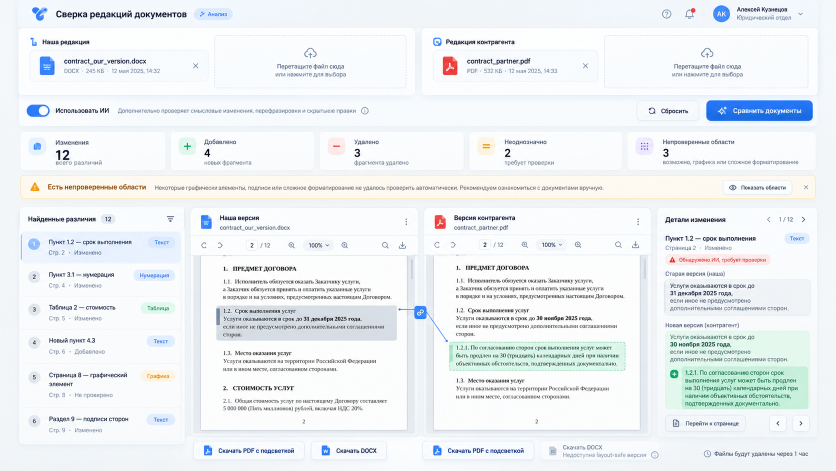
#> input picture renders/Сверка редакций документов_ юридический анализ.png, 1672 x 941 px (shown at 1/2 size)
$ python -i ocr.py   (imports and definitions only)
#> lines starting #> are read from the running program, lines starting #| are printed output that depends on the picture
#> further down, picture is the input picture: PIL image 1672x941 RGB; mean R, G, B 236.8, 240.9, 243.4
# app/infrastructure/ocr.py
"""Детерминированный Tesseract OCR с координатами и повторным чтением чисел.

Скан не считается пустым документом при отказе OCR. Подготовка изображения
сохраняет обратное преобразование, поэтому подсветка остаётся на исходном скане.
"""

import csv
import io
import math
import re
from collections.abc import Callable
from pathlib import Path

import numpy as np
from PIL import Image, ImageFilter, ImageOps
from scipy import ndimage

from app.domain.models import DocumentError
from app.infrastructure.processes import run_process
from app.observability import timed
from app.settings import Settings


def prepare_image(image: Image.Image) -> tuple[Image.Image, float]:
    """Удаляет мелкий шум и выравнивает небольшой наклон по проекции строк."""
    gray = ImageOps.autocontrast(image.convert("L"), cutoff=1)
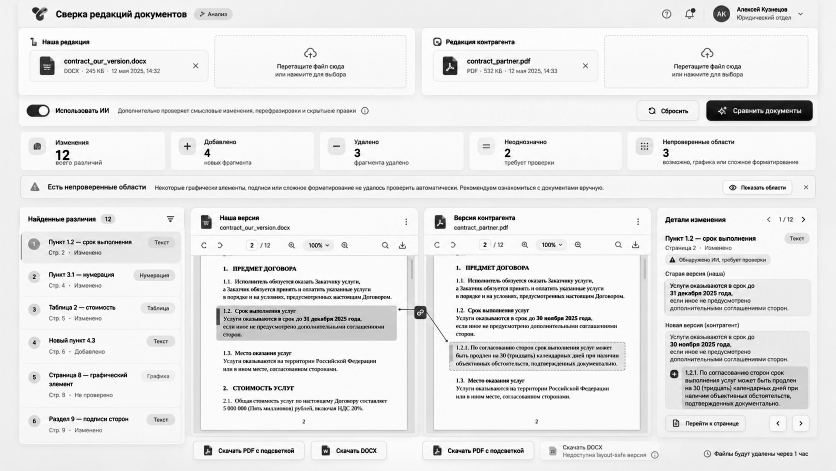
#> gray: PIL image 1672x941 L (shown at 1/2 size); min 0, max 254, mean 231.9
    small = gray.copy()
    small.thumbnail((750, 1000))
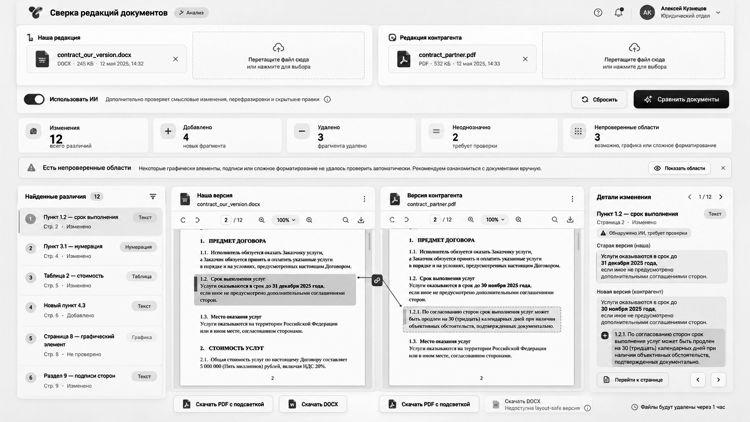
#> small: PIL image 750x422 L; min 0, max 255, mean 231.9
    mask = np.asarray(small) < 140
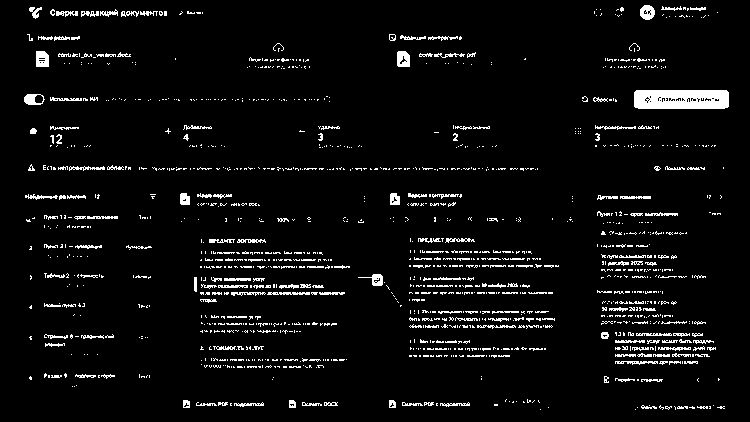
#> mask: shape (422, 750) bool; 5% white in thin lines or dots
    best_angle, best_score = 0.0, 0.0
    for angle in np.arange(-2, 2.01, 0.5):
        rotated = ndimage.rotate(mask, angle, reshape=False, order=0)
        projection = rotated.sum(axis=1)
        score = float(np.var(projection))
        if score > best_score:
            best_angle, best_score = float(angle), score
#> this loop made 9 passes
#> (score, best_angle, best_score) on passes 1 to 5: (1039.2, -2, 1039.2), (1178.1, -1.5, 1178.1), (1315.1, -1, 1315.1), (2000.8, -0.5, 2000.8), (2501.7, 0, 2501.7)
#> score on passes 6 to 9: 1866.4, 1290.5, 1272.5, 1049.1
#> pass 1, in prepare_image, `rotated = ndimage.rotate(mask, angle, reshape=False, order=0)`:
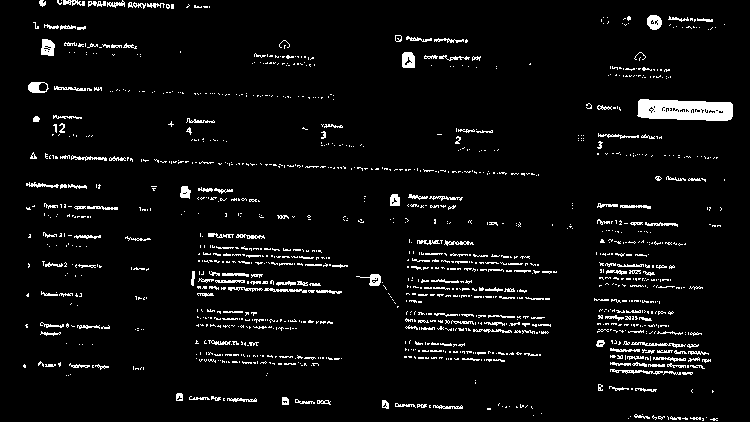
#> rotated: shape (422, 750) bool; 5% white in thin lines or dots
#> pass 2, in prepare_image, `rotated = ndimage.rotate(mask, angle, reshape=False, order=0)`:
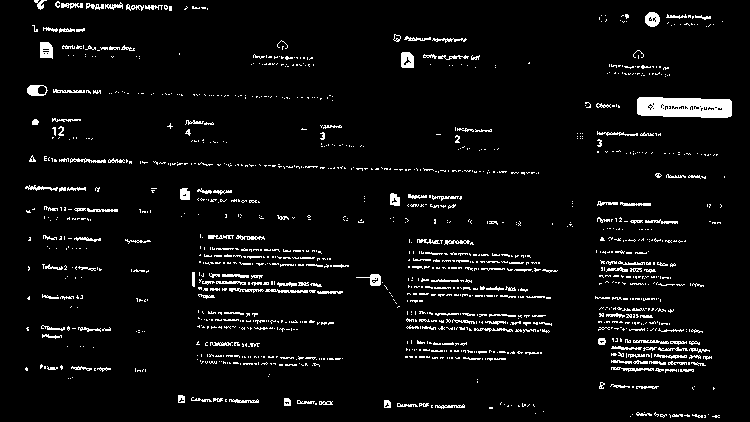
#> rotated: shape (422, 750) bool; 5% white in thin lines or dots
#> pass 3, in prepare_image, `rotated = ndimage.rotate(mask, angle, reshape=False, order=0)`:
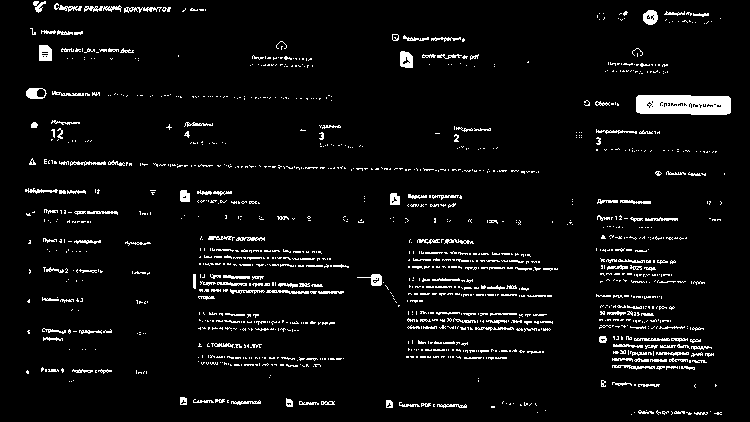
#> rotated: shape (422, 750) bool; 5% white in thin lines or dots
#> after the loop, best_angle = 0; best_score = 2501.7
    small.close()
    if best_angle:
        aligned = gray.rotate(best_angle, resample=Image.Resampling.BICUBIC, fillcolor=255)
        gray.close()
        gray = aligned
    result = gray.filter(ImageFilter.MedianFilter(3))
    gray.close()
    return result, best_angle


# [27 lines left out: function original_box, not called in this run]


# [205 lines that did not run here, left out]

>>> from PIL import Image
>>> picture = Image.open('../../renders/Сверка редакций документов_ юридический анализ.png')
>>> result = prepare_image(picture)
